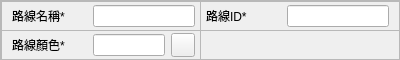
    <widget class="QFrame" name="frame_1">
     <property name="sizePolicy">
      <sizepolicy hsizetype="Fixed" vsizetype="Fixed">
       <horstretch>0</horstretch>
       <verstretch>0</verstretch>
      </sizepolicy>
     </property>
     <property name="minimumSize">
      <size>
       <width>400</width>
       <height>60</height>
      </size>
     </property>
     <property name="maximumSize">
      <size>
       <width>400</width>
       <height>60</height>
      </size>
     </property>
     <property name="frameShape">
      <enum>QFrame::Shape::StyledPanel</enum>
     </property>
     <property name="frameShadow">
      <enum>QFrame::Shadow::Raised</enum>
     </property>
     <layout class="QGridLayout" name="gridLayout">
      <property name="leftMargin">
       <number>0</number>
      </property>
      <property name="topMargin">
       <number>0</number>
      </property>
      <property name="rightMargin">
       <number>0</number>
      </property>
      <property name="bottomMargin">
       <number>0</number>
      </property>
      <property name="spacing">
       <number>0</number>
      </property>
      <item row="0" column="0">
       <widget class="QFrame" name="line_name_f">
        <property name="sizePolicy">
         <sizepolicy hsizetype="Fixed" vsizetype="Fixed">
          <horstretch>0</horstretch>
          <verstretch>0</verstretch>
         </sizepolicy>
        </property>
        <property name="minimumSize">
         <size>
          <width>200</width>
          <height>30</height>
         </size>
        </property>
        <property name="maximumSize">
         <size>
          <width>200</width>
          <height>30</height>
         </size>
        </property>
        <property name="frameShape">
         <enum>QFrame::Shape::StyledPanel</enum>
        </property>
        <property name="frameShadow">
         <enum>QFrame::Shadow::Raised</enum>
        </property>
        <layout class="QHBoxLayout" name="horizontalLayout">
         <property name="leftMargin">
          <number>10</number>
         </property>
         <property name="topMargin">
          <number>1</number>
         </property>
         <property name="rightMargin">
          <number>5</number>
         </property>
         <property name="bottomMargin">
          <number>1</number>
         </property>
         <item>
          <widget class="QLabel" name="line_name_l">
           <property name="sizePolicy">
            <sizepolicy hsizetype="Fixed" vsizetype="Preferred">
             <horstretch>0</horstretch>
             <verstretch>0</verstretch>
            </sizepolicy>
           </property>
           <property name="minimumSize">
            <size>
             <width>75</width>
             <height>0</height>
            </size>
           </property>
           <property name="maximumSize">
            <size>
             <width>75</width>
             <height>16777215</height>
            </size>
           </property>
           <property name="text">
            <string>路線名稱*</string>
           </property>
          </widget>
         </item>
         <item>
          <widget class="QLineEdit" name="line_name_i">
           <property name="frame">
            <bool>true</bool>
           </property>
          </widget>
         </item>
        </layout>
       </widget>
      </item>
      <item row="0" column="1">
       <widget class="QFrame" name="line_id_f">
        <property name="sizePolicy">
         <sizepolicy hsizetype="Fixed" vsizetype="Fixed">
          <horstretch>0</horstretch>
          <verstretch>0</verstretch>
         </sizepolicy>
        </property>
        <property name="minimumSize">
         <size>
          <width>200</width>
          <height>30</height>
         </size>
        </property>
        <property name="maximumSize">
         <size>
          <width>200</width>
          <height>30</height>
         </size>
        </property>
        <property name="frameShape">
         <enum>QFrame::Shape::StyledPanel</enum>
        </property>
        <property name="frameShadow">
         <enum>QFrame::Shadow::Raised</enum>
        </property>
        <layout class="QHBoxLayout" name="horizontalLayout_2">
         <property name="leftMargin">
          <number>5</number>
         </property>
         <property name="topMargin">
          <number>1</number>
         </property>
         <property name="rightMargin">
          <number>10</number>
         </property>
         <property name="bottomMargin">
          <number>1</number>
         </property>
         <item>
          <widget class="QLabel" name="line_id_l">
           <property name="sizePolicy">
            <sizepolicy hsizetype="Fixed" vsizetype="Preferred">
             <horstretch>0</horstretch>
             <verstretch>0</verstretch>
            </sizepolicy>
           </property>
           <property name="minimumSize">
            <size>
             <width>75</width>
             <height>0</height>
            </size>
           </property>
           <property name="maximumSize">
            <size>
             <width>75</width>
             <height>16777215</height>
            </size>
           </property>
           <property name="text">
            <string>路線ID*</string>
           </property>
          </widget>
         </item>
         <item>
          <widget class="QLineEdit" name="line_id_i"/>
         </item>
        </layout>
       </widget>
      </item>
      <item row="1" column="0">
       <widget class="QFrame" name="line_color_f">
        <property name="sizePolicy">
         <sizepolicy hsizetype="Fixed" vsizetype="Fixed">
          <horstretch>0</horstretch>
          <verstretch>0</verstretch>
         </sizepolicy>
        </property>
        <property name="minimumSize">
         <size>
          <width>200</width>
          <height>30</height>
         </size>
        </property>
        <property name="maximumSize">
         <size>
          <width>200</width>
          <height>30</height>
         </size>
        </property>
        <property name="frameShape">
         <enum>QFrame::Shape::StyledPanel</enum>
        </property>
        <property name="frameShadow">
         <enum>QFrame::Shadow::Raised</enum>
        </property>
        <layout class="QHBoxLayout" name="horizontalLayout_4">
         <property name="leftMargin">
          <number>10</number>
         </property>
         <property name="topMargin">
          <number>1</number>
         </property>
         <property name="rightMargin">
          <number>5</number>
         </property>
         <property name="bottomMargin">
          <number>1</number>
         </property>
         <item>
          <widget class="QLabel" name="line_color_l">
           <property name="sizePolicy">
            <sizepolicy hsizetype="Fixed" vsizetype="Preferred">
             <horstretch>0</horstretch>
             <verstretch>0</verstretch>
            </sizepolicy>
           </property>
           <property name="minimumSize">
            <size>
             <width>75</width>
             <height>0</height>
            </size>
           </property>
           <property name="maximumSize">
            <size>
             <width>75</width>
             <height>16777215</height>
            </size>
           </property>
           <property name="text">
            <string>路線顏色*</string>
           </property>
          </widget>
         </item>
         <item>
          <widget class="QLineEdit" name="line_color_i">
           <property name="maxLength">
            <number>7</number>
           </property>
           <property name="frame">
            <bool>true</bool>
           </property>
          </widget>
         </item>
         <item>
          <widget class="QPushButton" name="line_color_c">
           <property name="sizePolicy">
            <sizepolicy hsizetype="Fixed" vsizetype="Fixed">
             <horstretch>0</horstretch>
             <verstretch>0</verstretch>
            </sizepolicy>
           </property>
           <property name="minimumSize">
            <size>
             <width>24</width>
             <height>24</height>
            </size>
           </property>
           <property name="maximumSize">
            <size>
             <width>24</width>
             <height>24</height>
            </size>
           </property>
           <property name="text">
            <string/>
           </property>
          </widget>
         </item>
        </layout>
       </widget>
      </item>
      <item row="1" column="1">
       <widget class="QFrame" name="empty_frame_1">
        <property name="sizePolicy">
         <sizepolicy hsizetype="Fixed" vsizetype="Fixed">
          <horstretch>0</horstretch>
          <verstretch>0</verstretch>
         </sizepolicy>
        </property>
        <property name="minimumSize">
         <size>
          <width>200</width>
          <height>30</height>
         </size>
        </property>
        <property name="maximumSize">
         <size>
          <width>200</width>
          <height>30</height>
         </size>
        </property>
        <property name="frameShape">
         <enum>QFrame::Shape::StyledPanel</enum>
        </property>
        <property name="frameShadow">
         <enum>QFrame::Shadow::Raised</enum>
        </property>
        <layout class="QHBoxLayout" name="horizontalLayout_11">
         <property name="leftMargin">
          <number>5</number>
         </property>
         <property name="topMargin">
          <number>1</number>
         </property>
         <property name="rightMargin">
          <number>10</number>
         </property>
         <property name="bottomMargin">
          <number>1</number>
         </property>
        </layout>
       </widget>
      </item>
     </layout>
    </widget>
